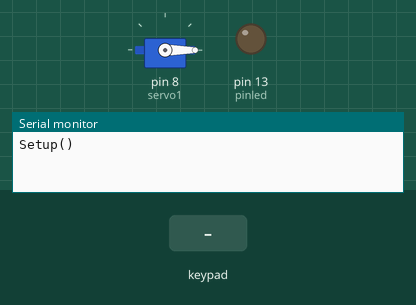
Simulated run of this sketch. Board: Arduino Uno, built with avr-gcc and run on an emulated ATmega328P. Shown: servo, output pins drawn as LEDs (lit = HIGH), the last lines printed to the serial monitor. Dashed ring = blinking. Inputs (shaded band) come from the test bench.

Above: at 1.2 s.
1.3 s: keypad keys 1 3 9 7 pressed 0.4 s apart
At 2.9 s:
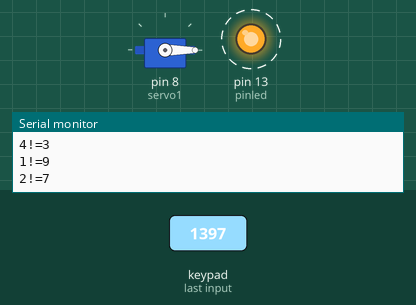
5.9 s: keypad keys 5 4 1 2 # pressed 0.4 s apart
At 7.9 s:
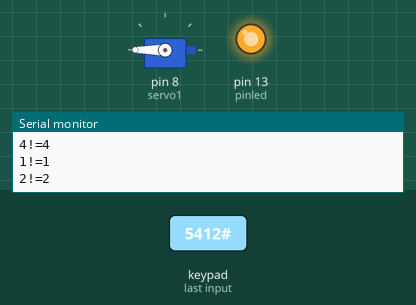
9.6 s: key 'A' pressed
11.1 s: key 'B' pressed
12.6 s: key '1' pressed
At 15.5 s:
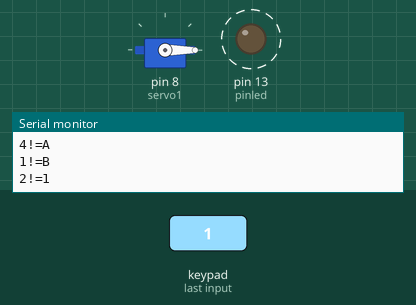
15.6 s: keypad keys 5 4 1 2 * pressed 0.4 s apart
At 19.1 s:
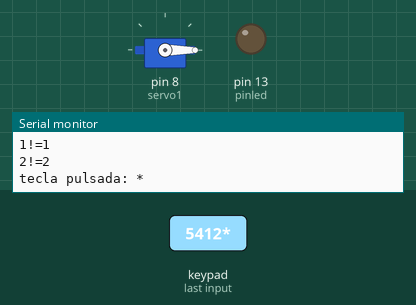
Timing chart, 0 to 20.3 s (numbered marks = the images above; inputs shaded):
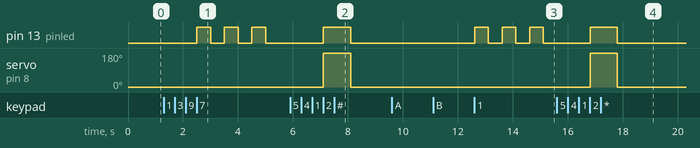

Measured:
- after the input at 1.3 s, pin 13 (pinled): alternates HIGH for 0.50 s and LOW for 0.50 s, starting after 1.2 s
- after the input at 5.9 s, pin 13 (pinled): LOW → HIGH after 1.2 s, → LOW 1.0 s later; servo on pin 8 (servo1): 0° → 180° after 1.2 s, → 0° 1.0 s later
- after the input at 12.6 s, pin 13 (pinled): alternates HIGH for 0.50 s and LOW for 0.50 s, starting at once
- after the input at 15.6 s, pin 13 (pinled): LOW → HIGH after 1.2 s, → LOW 1.0 s later; servo on pin 8 (servo1): 0° → 180° after 1.2 s, → 0° 1.0 s later

The sketch:

Actividad-3.ino
```cpp
#include <Keypad.h>
#include <Servo.h>

Servo servo1;
int pinled = 13;

const byte nfilas = 4;
const byte ncolumnas = 4;
char teclas[nfilas][ncolumnas] = {
 {'1','2','3','A'},
 {'4','5','6','B'},
 {'7','8','9','C'},
 {'*','0','#','D'}
};

byte pfilas[nfilas] = {2,3,4,5};  // Filas
byte pcolumnas[ncolumnas] = {A0,A1,A2,A3}; //Columnas
Keypad teclado = Keypad( makeKeymap(teclas), pfilas, pcolumnas, nfilas, ncolumnas );

String bufferLectura = "";

long inicioTiempo;
long tiempoPuertaAbierta = 5000;
int ignorar = 0;

char password[] = {'5', '4', '1', '2'};
char password_in[4];
int in = 0;

int correcto = 0;


void setup() {
  // put your setup code here, to run once:
  Serial.begin (9600);
  servo1.attach(8);
  Serial.println("Setup()");

  pinMode(pinled, OUTPUT);

  servo1.write(0);


}

void parpadeo(){
    digitalWrite(pinled, HIGH);
    delay(500);
    digitalWrite(pinled, LOW);
    delay(500);
}

void loop() {
  // put your main code here, to run repeatedly:
  char tecla = teclado.getKey();

  if (tecla != '\0' && in < 4){
    Serial.println("tecla pulsada: "+String(tecla));
    password_in[in] = tecla;
    in++;

  }

  if(in == 4){
    int i;
    for(i = 0; i < 4; i++){
      Serial.println(String(password[i]) + "!=" + String(password_in[i]));
      if(password[i] != password_in[i]){
        correcto = 1;
      }
    }
    if(correcto == 0){
      servo1.write(180);
      digitalWrite(pinled, HIGH);
      delay(1000);
      digitalWrite(pinled, LOW);
      servo1.write(0);
      in = 0;
    }
    else if(correcto == 1){
      parpadeo();
      parpadeo();
      parpadeo();
      correcto = 0;
      in = 0;
    }
  }

}
```
